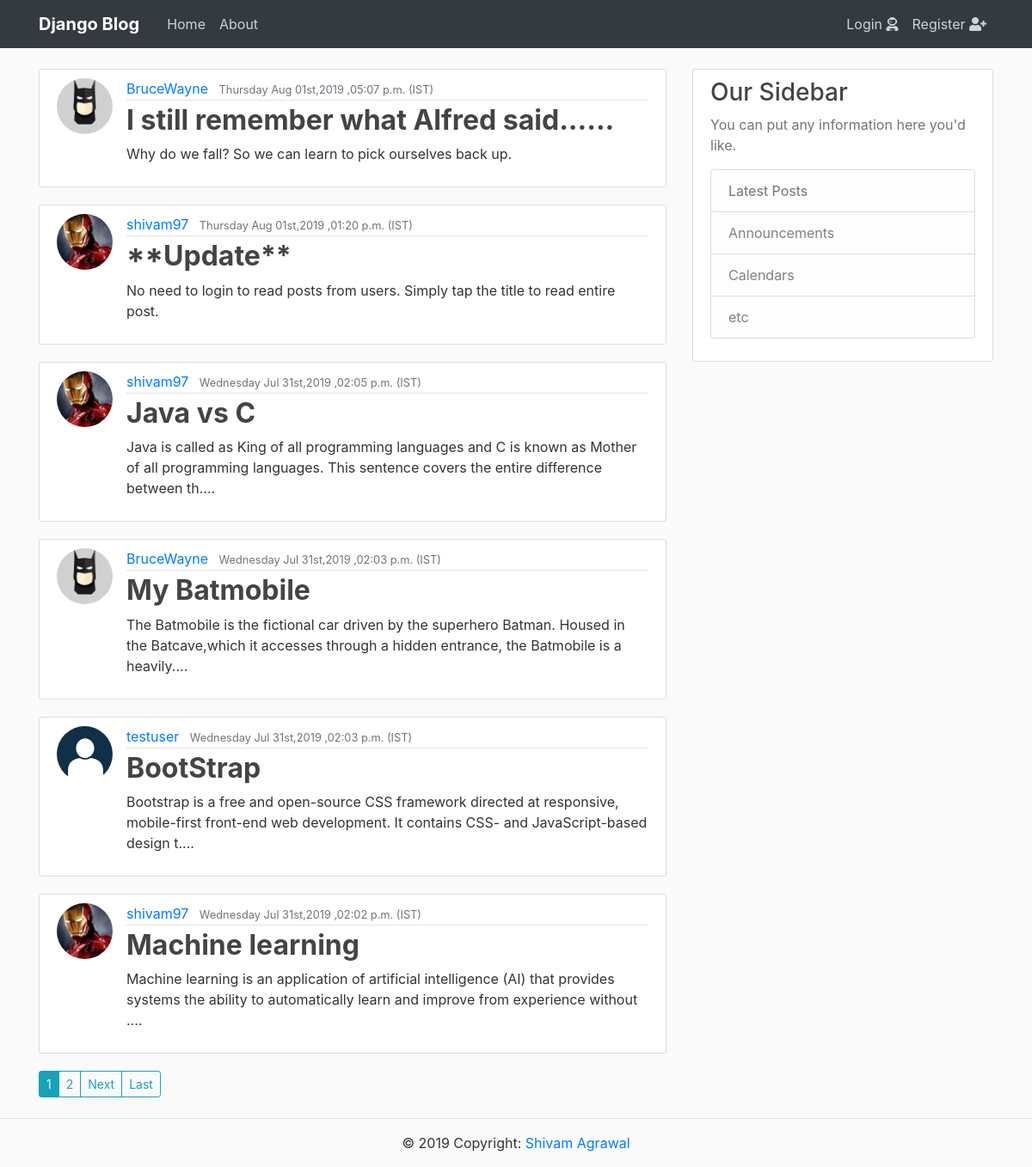
The page / on the database its author committed.
### Blog/models.py (models this page shows, shortened)
class BlogPost(models.Model):
    title = models.CharField(max_length=100)
    content = models.TextField()
    date_posted_on = models.DateTimeField(default=timezone.now)
    author = models.ForeignKey(User,on_delete = models.CASCADE)
    def snippet(self):
        if(len(self.content)>160):
            return self.content[:160]
        else:
            return self.content

### users/models.py (models this page shows, shortened)
class Profile(models.Model):
    user = models.OneToOneField(User,on_delete=models.CASCADE)
    profile_pic = models.ImageField(default='default.jpg',upload_to='profile_pics')
    bio = models.TextField(max_length=100)

### Blog/views.py (the view)
# urls.py: path('',PostListView.as_view(),name='blog-home'),
class PostListView(ListView):
    model = BlogPost
    template_name = 'Blog/home.html'
    context_object_name = 'posts'
    ordering = ['-date_posted_on']
    paginate_by = 6

### templates/Blog/home.html (shortened to what this page needs)
{% extends "blog/base.html" %}
{% block body_block %}
    {% for post in posts %}
        <article class="media content-section">
          <img class="rounded-circle article-img" src="{{ post.author.profile.profile_pic.url }}" alt="">
          <div class="media-body">
            <div class="article-metadata">
              <a class="mr-2" href="{% url 'user-posts' post.author.username %}">{{ post.author }}</a>
              <small class="text-muted">{{ post.date_posted_on|date:'l M dS,Y ,h:i a (T)' }}</small>
            </div>
            <h2><a class="article-title font-weight-bold" href="{% url 'post-detail' post.id %}">{{ post.title }}</a></h2>
            {% if post.snippet|length >= 160 %}
              <p class="article-content" data-toggle="tooltip" data-placement="right" title="Click Title to read entire post">{{ post.snippet }}....</p>
            {% else %}
              <p class="article-content" >{{ post.snippet }}</p>
            {% endif %}
          </div>
        </article>
    {% endfor %}
    {% if is_paginated %}
    <div class="btn-group" role="group" aria-label="Basic example">
      {% for num in page_obj.paginator.page_range %}
        {% if page_obj.number == num %}
          <a class="btn btn-info btn-sm mb-4" href="?page={{ num }}">{{ num }}</a>
        {% elif num > page_obj.number|add:'-2' and num < page_obj.number|add:'2' %}
          <a class="btn btn-outline-info btn-sm mb-4" href="?page={{ num }}">{{ num }}</a>
        {% endif %}
      {% endfor %}
      {% if page_obj.has_next %}
        <a class="btn btn-outline-info btn-sm mb-4" href="?page={{ page_obj.next_page_number }}">Next</a>
        <a class="btn btn-outline-info btn-sm mb-4" href="?page={{page_obj.paginator.num_pages}}">Last</a>
      {% endif %}
    </div>
    {% endif %}
{% endblock body_block %}

### templates/Blog/base.html (shortened to what this page needs)
{% load static %}
<!DOCTYPE html>
<html>
<head>
    <link rel="stylesheet" href="https://use.fontawesome.com/releases/v5.6.3/css/all.css">
    <link rel="stylesheet" href="https://maxcdn.bootstrapcdn.com/bootstrap/4.0.0/css/bootstrap.min.css">
    <link rel="stylesheet" type="text/css" href="{% static 'blog/style.css' %}">
</head>
<body onload="myfunction()">
    <header class="site-header">
      <nav class="navbar navbar-expand-md navbar-dark bg-dark fixed-top">
        <div class="container">
          <a class="navbar-brand mr-4 font-weight-bold" href="{% url 'blog-home' %}"><img class="logo" src="https://icon-library.net/images/django-icon/django-icon-0.jpg" alt="">Django Blog</a>
          <div class="collapse navbar-collapse" id="navbarToggle">
            <div class="navbar-nav mr-auto">
              <a class="nav-item nav-link" href="{% url 'blog-home' %}">Home</a>
              <a class="nav-item nav-link" href="{% url 'blog-about' %}">About</a>
            </div>
            <div class="navbar-nav">
              {% if user.is_authenticated %}
                <a class="nav-item nav-link" href="{% url 'profile' %}">{{user}} <i class="fas fa-user-alt"></i></a>
                <a class="nav-item nav-link" href="{% url 'post-create' %}">Create Post <i class="fas fa-edit"></i></a>
                <a class="nav-item nav-link" href="{% url 'logout' %}">Logout <i class="fas fa-power-off"></i></a>
              {% else %}
                <a class="nav-item nav-link" href="{% url 'login' %}">Login <i class="fas fa-user-astronaut"></i></a>
                <a class="nav-item nav-link" href="{% url 'register' %}">Register <i class="fas fa-user-plus"></i></a>
              {% endif %}
            </div>
          </div>
        </div>
      </nav>
    </header>
    <main role="main" class="container">
      <div class="row">
        <div class="col-md-8">
          {% block body_block %}{% endblock %}
        </div>
        <div class="col-md-4">
          <div class="content-section">
            <h3>Our Sidebar</h3>
            <p class='text-muted'>You can put any information here you'd like.
              <ul class="list-group">
                <li class="list-group-item list-group-item-light"><a class="nav-item p-0 text-secondary nav-link" href="{% url 'blog-home' %}">Latest Posts</a></li>
                <li class="list-group-item list-group-item-light">Announcements</li>
                <li class="list-group-item list-group-item-light">Calendars</li>
                <li class="list-group-item list-group-item-light">etc</li>
              </ul>
            </p>
          </div>
        </div>
      </div>
    </main>
    <footer class="p-relative page-footer font-small">
      <div class="border-top footer-copyright text-center py-3">© 2019 Copyright:
        <a href="https://github.com/s4shivam" target="_blank"> Shivam Agrawal</a>
      </div>
    </footer>
</body>
</html>

### static/Blog/style.css (style rules this page uses)
html { height: 100%; }
body { height: 100%; background: #fafafa; color: #333333; margin-top: 5rem; }
h1, h2, h3, h4, h5, h6 { color: #444444; }
ul { margin: 0; }
.site-header .navbar-nav .nav-link { color: #cbd5db; }
.content-section { background: #ffffff; padding: 10px 20px; border: 1px solid #dddddd; border-radius: 3px; margin-bottom: 20px; }
.article-title { color: #444444; }
.article-content { white-space: pre-line; }
.article-img { height: 65px; width: 65px; margin-right: 16px; }
.article-metadata { padding-bottom: 1px; margin-bottom: 4px; border-bottom: 1px solid #e3e3e3 }
main { min-height: 90%; }

### rows shown on the page
BlogPost: author.profile.profile_pic (picture), author "BruceWayne", date_posted_on "Thursday Aug 01st,2019 ,05:07 p.m. (IST)", title "I still remember what Alfred said......", snippet "Why do we fall? So we can learn to pick ourselves back up."
BlogPost: author.profile.profile_pic (picture), author "shivam97", date_posted_on "Thursday Aug 01st,2019 ,01:20 p.m. (IST)", title "**Update**", snippet "No need to login to read posts from users. Simply tap the title to read entire post."
BlogPost: author.profile.profile_pic (picture), author "shivam97", date_posted_on "Wednesday Jul 31st,2019 ,02:05 p.m. (IST)", title "Java vs C", snippet "Java is called as King of all programming languages and C is known as Mother of all programming languages. This sentence covers the entire difference between th"
BlogPost: author.profile.profile_pic (picture), author "BruceWayne", date_posted_on "Wednesday Jul 31st,2019 ,02:03 p.m. (IST)", title "My Batmobile", snippet "The Batmobile is the fictional car driven by the superhero Batman. Housed in the Batcave,which it accesses through a hidden entrance, the Batmobile is a heavily"
BlogPost: author.profile.profile_pic (placeholder picture), author "testuser", date_posted_on "Wednesday Jul 31st,2019 ,02:03 p.m. (IST)", title "BootStrap", snippet "Bootstrap is a free and open-source CSS framework directed at responsive, mobile-first front-end web development. It contains CSS- and JavaScript-based design t"
BlogPost: author.profile.profile_pic (picture), author "shivam97", date_posted_on "Wednesday Jul 31st,2019 ,02:02 p.m. (IST)", title "Machine learning", snippet "Machine learning is an application of artificial intelligence (AI) that provides systems the ability to automatically learn and improve from experience without"

### other values the page prints
{{ num }} "1"
{{ num }} "2"
